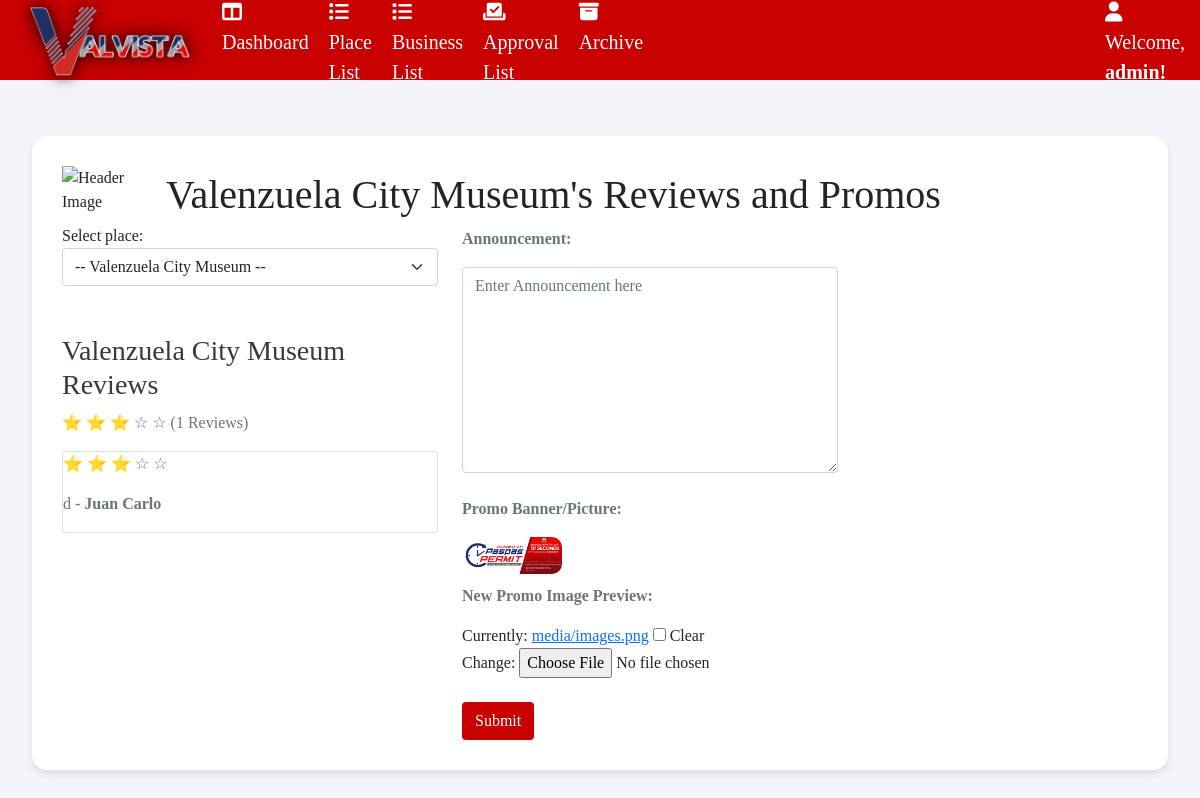
The page /promo/8/ (signed in) on the database as committed earlier.
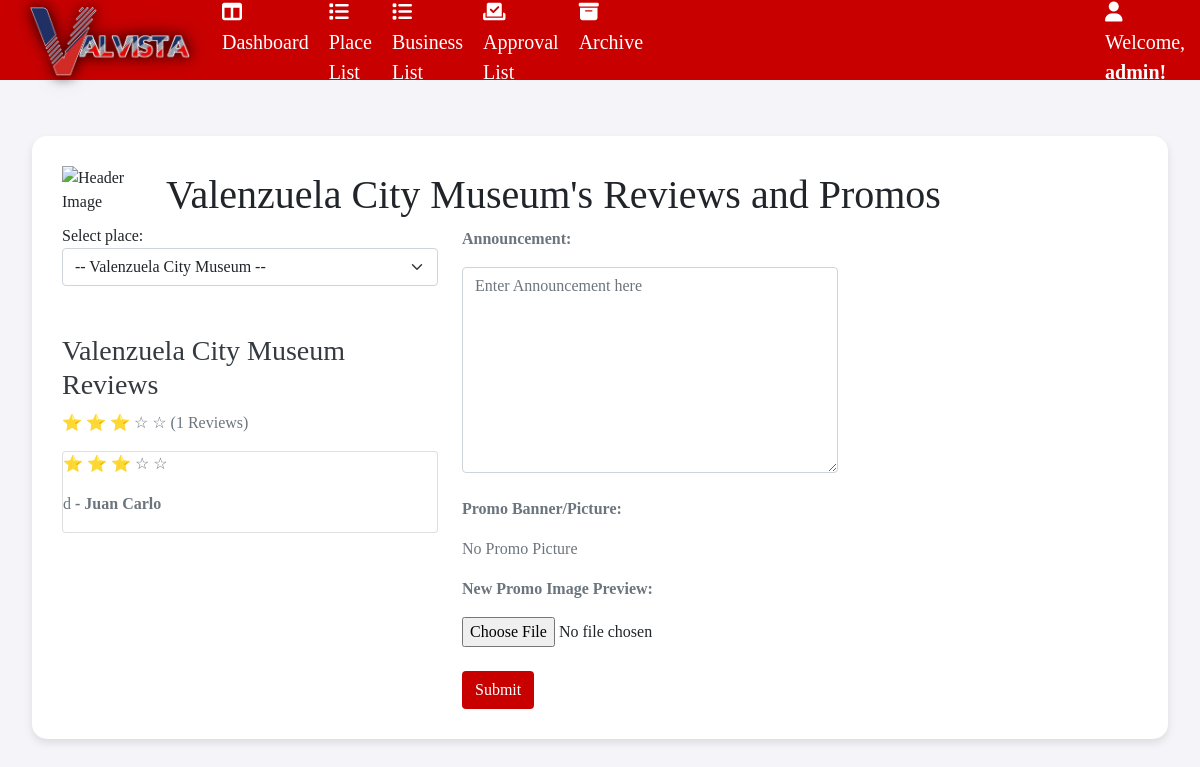
The same page on the database as committed later.
### website/models.py (models this page shows, shortened)
class Place(models.Model):
        COST_CHOICES = [
        ('0','0'),
        ('1-200','1-200'),
        ('201-500','201-500'),
        ('501+','501+'),
        ]
        name = models.CharField (max_length=100)
        location = models.CharField (max_length=100)
        description = models.CharField (max_length=1000)
        categories = models.ManyToManyField('Category', related_name='places')
        time = models.CharField (max_length=20)
        timeclose = models.CharField (max_length=20)
        cost = models.CharField(max_length=100, blank=True,null=True,choices= COST_CHOICES)
        photo = models.ManyToManyField(PlaceMedia,related_name='places',blank=True)
        thumbnail = models.ImageField(upload_to="media")
        archived = models.BooleanField(default=False)
        map = models.CharField(max_length=2000,blank=True,null=True)
        promos = models.ImageField(upload_to="media",blank=True,null=True)
        announcement = models.TextField(max_length=5000, blank=True,null=True)

### website/views.py (the view)
# urls.py: path('promo/<str:pk>/',views.promo, name="promo"),
@login_required
def promo(request,pk):
    if not request.user.groups.filter(name='Admin').exists():
        return HttpResponseForbidden("You don't have permission to access this page.")
    else:
        all_admin = Place.objects.all()
        place = get_object_or_404(Place.objects.annotate(
        avg_rating=Avg('ratings__score'), rating_count=Count('ratings')), pk=pk)
        ratings = place.ratings.all()
        if request.POST:
            form = PromoForm(request.POST,request.FILES,instance=place)
            if form.is_valid():
                place = form.save(commit=False)
                place.save()
                return redirect('adpromo')
        else:
            form = PromoForm(instance=place)
        context = {'form': form, 'place': place,'all_admin': all_admin,'ratings':ratings}
        return render(request, 'promo.html', context)

### website/forms.py
class PromoForm(forms.ModelForm):
 class Meta:
        model = Place
        fields = [
        'promos','announcement'
        ]
        widgets = {
 'announcement': forms.Textarea(attrs={
                'class': 'form-control',
                'id': 'placeannouncement',
                'name': 'placeannouncement',
                'rows': 8,
                'columns':10,
                'placeholder':'Enter Announcement here',
            }),
            'promos': forms.ClearableFileInput(attrs={
                'class': 'custom-file-input',
                'id': 'placephoto',
                'name': 'placephoto'
            }),
        }

### website/templates/promo.html (shortened to what the changed rows need)
<!DOCTYPE html>
<html lang="en">
<head>
    <link rel="stylesheet" href="https://cdnjs.cloudflare.com/ajax/libs/font-awesome/6.5.1/css/all.min.css">
    <link rel="stylesheet" href="https://cdnjs.cloudflare.com/ajax/libs/font-awesome/4.7.0/css/font-awesome.min.css">
    <link href="https://cdn.jsdelivr.net/npm/bootstrap@5.0.2/dist/css/bootstrap.min.css" rel="stylesheet"
>
    {% load static %}
    <link rel="stylesheet" href="{% static 'promo.css' %}">
</head>
    <br><br><br><br>
    <div style="max-width: 1600px;"class=" container">
    <div class="right-box">
        <div class="header-text">
            <img src="https://upload.wikimedia.org/wikipedia/commons/thumb/f/f9/Valenzuela_Seal.svg/768px-Valenzuela_Seal.svg.png" alt="Header Image">
    <h1>{{place.name}}'s Reviews and Promos</h1>
    <div class="row">
        <div class="col">
            <br> <br>
            <div  class="content">
                <h2>{{place.name}} Reviews</h2> <p>{% if place.avg_rating %}
                    {% for i in "12345" %}
                        {% if i <= place.avg_rating|floatformat:0 %}
                            ⭐
                            {%else%}
                            ☆
                        {% endif %}
                    {% endfor %}
                {% else %}
                    (No ratings yet)
                {% endif %} ({{ place.rating_count }} Reviews)</p>
                <div class="container__right">
                    {% if ratings %}
                    {% for rating in ratings %}
                        <div class="card">
                        </div>
                    {% endfor %}
                {% else %}
                    <p>No ratings yet.</p>
                {% endif %}
                </div>
            </div>
</div>
<div style="margin-right: 300px;" class="col">
    <form method="post" enctype="multipart/form-data">
        <p style="margin-top: 3px;"><strong> Announcement:</strong></p>
        {{form.announcement}}<br>
        <p><strong> Promo Banner/Picture:</strong></p>
        {% if place.promos %}
        <div>
            <img src="{{ place.promos.url }}" alt="Current Promo Image" style="max-width: 200px; height: auto;border-radius: 10px;">
        </div>
        {%else%}
        <p>No Promo Picture</p>
    {% endif %}
    <div>
        <p><strong>New Promo Image Preview:</strong></p>
    </div>
    {{form.promos}}
    <br><br>
    <button type="submit" class="btn">Submit</button>
</form>
</div>
    </div>
</div>
</body>
</html>

Rows that differ between the two databases and show on the page:
changed Place "Valenzuela City Museum": promos "media/images.png" → empty (drawn); promos: picture removed
Other text that changed with them:
form field promos: "☐" → (not shown)
text no longer shown: "Currently: media/images.png Clear Change:"
text now shown: "No Promo Picture"
